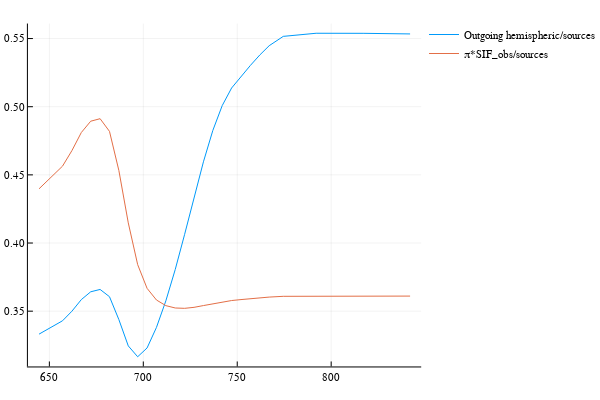

Notebook source saved alongside this figure:
### Code cell
plot(wlf, canRad.SIF_hemi./canRad.SIF_sum, label="Outgoing hemispheric/sources")
plot!(wlf, pi*canRad.SIF_obs./canRad.SIF_sum, label="π*SIF_obs/sources")
#plot!(wlf, , label="Sum of all layer SIF sources")

### Figure 1 — Plotly figure (JSON) as saved in the notebook; plotly's stock layout.template omitted (floating-point values rounded to 4 significant figures)
{"data": [{"colorbar": {"title": ""}, "legendgroup": "Outgoing hemispheric/sources", "line": {"color": "rgba(0, 154, 250, 1.000)", "dash": "solid", "shape": "linear", "width": 1}, "mode": "lines", "name": "Outgoing hemispheric/sources", "showlegend": true, "type": "scatter", "x": [644.5, 652, 657, 662, 667, 672, 677, 682, 687, 692, 697, 702, 707, 712, 717, 722, 727, 732, 737, 742, 747, 752, 757, 762, 767, 774.5, 792, 817, 842], "xaxis": "x1", "y": [0.3332, 0.339, 0.343, 0.35, 0.3585, 0.3642, 0.3659, 0.3606, 0.3438, 0.3245, 0.3166, 0.323, 0.3381, 0.3576, 0.3806, 0.4064, 0.4334, 0.4596, 0.4826, 0.5008, 0.5137, 0.5224, 0.5303, 0.5379, 0.5448, 0.5516, 0.5539, 0.5538, 0.5534], "yaxis": "y1", "zmax": null, "zmin": null}, {"colorbar": {"title": ""}, "legendgroup": "π*SIF_obs/sources", "line": {"color": "rgba(227, 111, 71, 1.000)", "dash": "solid", "shape": "linear", "width": 1}, "mode": "lines", "name": "π*SIF_obs/sources", "showlegend": true, "type": "scatter", "x": [644.5, 652, 657, 662, 667, 672, 677, 682, 687, 692, 697, 702, 707, 712, 717, 722, 727, 732, 737, 742, 747, 752, 757, 762, 767, 774.5, 792, 817, 842], "xaxis": "x1", "y": [0.4398, 0.4501, 0.4564, 0.4678, 0.481, 0.4894, 0.4912, 0.4819, 0.4531, 0.4148, 0.3841, 0.3667, 0.3582, 0.3541, 0.3523, 0.3521, 0.3528, 0.3541, 0.3555, 0.3568, 0.3578, 0.3585, 0.3592, 0.3598, 0.3603, 0.3609, 0.3611, 0.3611, 0.3611], "yaxis": "y1", "zmax": null, "zmin": null}], "layout": {"annotations": [], "height": 400, "legend": {"bgcolor": "rgba(255, 255, 255, 1.000)", "bordercolor": "rgba(0, 0, 0, 1.000)", "font": {"color": "rgba(0, 0, 0, 1.000)", "family": "sans-serif", "size": 11}, "tracegroupgap": 0, "x": 1, "y": 1}, "margin": {"b": 20, "l": 0, "r": 0, "t": 20}, "paper_bgcolor": "rgba(255, 255, 255, 1.000)", "plot_bgcolor": "rgba(255, 255, 255, 1.000)", "showlegend": true, "width": 600, "xaxis": {"anchor": "y1", "domain": [0.06582, 0.9934], "gridcolor": "rgba(0, 0, 0, 0.100)", "gridwidth": 0.5, "linecolor": "rgba(0, 0, 0, 1.000)", "mirror": false, "range": [638.6, 847.9], "showgrid": true, "showline": true, "showticklabels": true, "tickangle": 0, "tickcolor": "rgb(0, 0, 0)", "tickfont": {"color": "rgba(0, 0, 0, 1.000)", "family": "sans-serif", "size": 11}, "tickmode": "array", "ticks": "inside", "ticktext": ["650", "700", "750", "800"], "tickvals": [650, 700, 750, 800], "title": "", "titlefont": {"color": "rgba(0, 0, 0, 1.000)", "family": "sans-serif", "size": 15}, "type": "-", "visible": true, "zeroline": false, "zerolinecolor": "rgba(0, 0, 0, 1.000)"}, "yaxis": {"anchor": "x1", "domain": [0.03762, 0.9902], "gridcolor": "rgba(0, 0, 0, 0.100)", "gridwidth": 0.5, "linecolor": "rgba(0, 0, 0, 1.000)", "mirror": false, "range": [0.3094, 0.561], "showgrid": true, "showline": true, "showticklabels": true, "tickangle": 0, "tickcolor": "rgb(0, 0, 0)", "tickfont": {"color": "rgba(0, 0, 0, 1.000)", "family": "sans-serif", "size": 11}, "tickmode": "array", "ticks": "inside", "ticktext": ["0.35", "0.40", "0.45", "0.50", "0.55"], "tickvals": [0.35, 0.4, 0.45, 0.5, 0.55], "title": "", "titlefont": {"color": "rgba(0, 0, 0, 1.000)", "family": "sans-serif", "size": 15}, "type": "-", "visible": true, "zeroline": false, "zerolinecolor": "rgba(0, 0, 0, 1.000)"}}}
